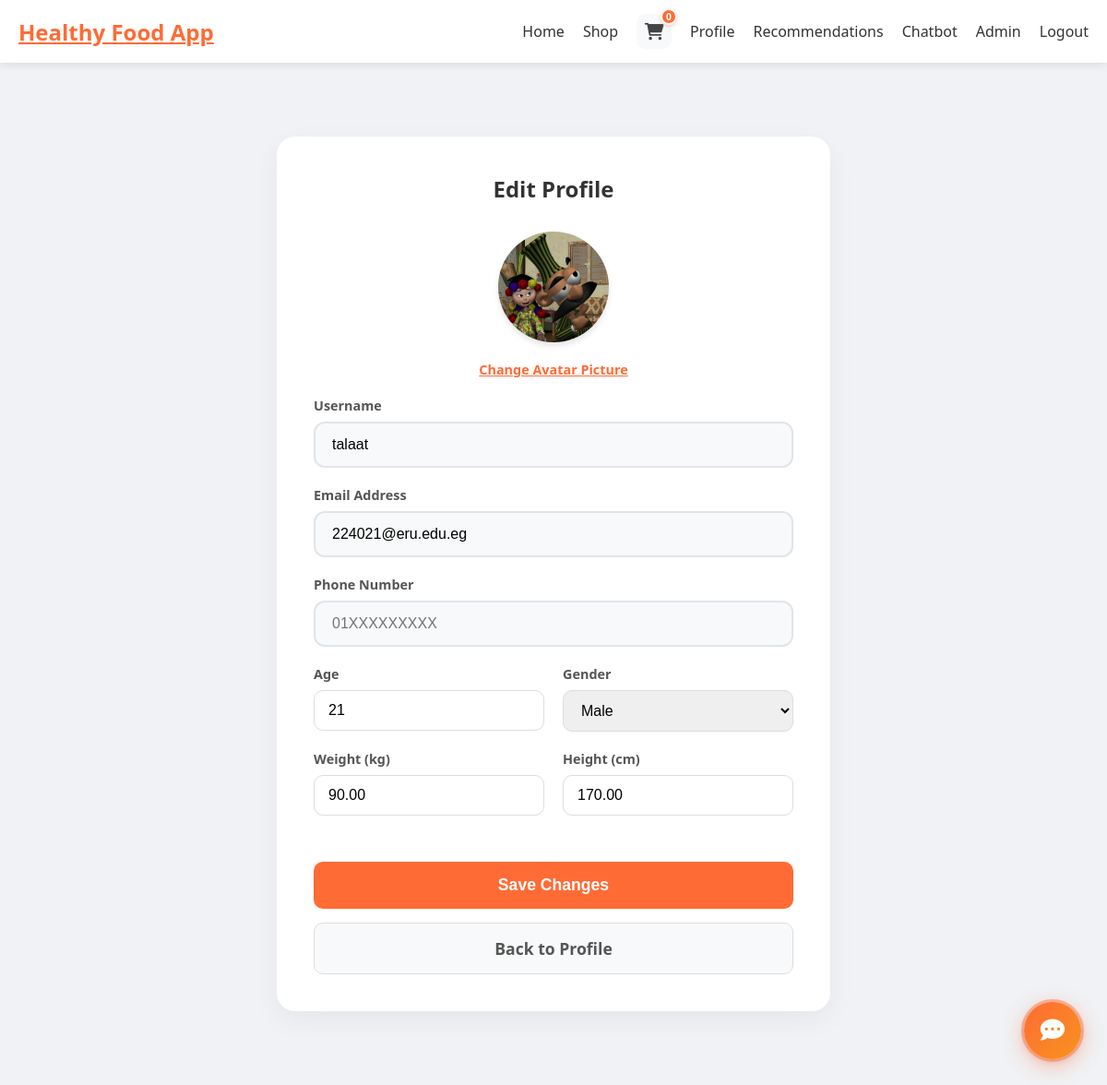
The app's page /edit_profile.php (signed in), older data.
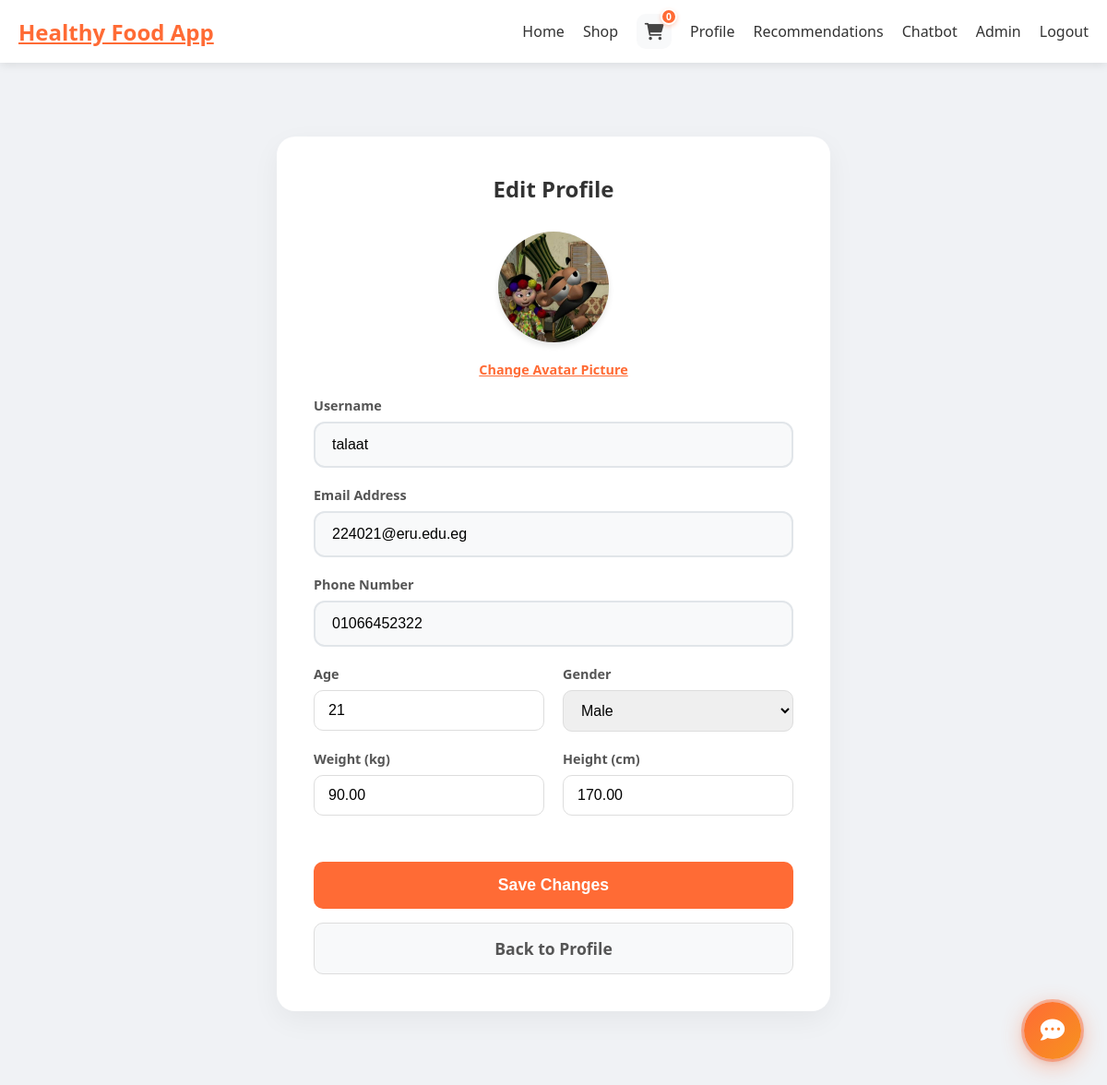
The same page, newer data.
### tables this page shows
CREATE TABLE `user_profiles` (
  `user_id` int(11) NOT NULL,
  `avatar` varchar(255) DEFAULT NULL,
  `age` int(11) DEFAULT NULL,
  `weight` decimal(5,2) DEFAULT NULL,
  `height` decimal(5,2) DEFAULT NULL,
  `gender` varchar(20) DEFAULT NULL
);

CREATE TABLE `users` (
  `id` int(11) NOT NULL,
  `username` varchar(50) NOT NULL,
  `email` varchar(100) NOT NULL,
  `password` varchar(255) NOT NULL,
  `role` enum('customer','admin') NOT NULL DEFAULT 'customer',
  `twofa_method` enum('none','totp','email') NOT NULL DEFAULT 'none',
  `phone` varchar(30) DEFAULT NULL,
  `created_at` datetime NOT NULL DEFAULT current_timestamp(),
  `is_verified` tinyint(1) DEFAULT 0
);

### edit_profile.php (the view, shortened to what this page needs)
<?php
require_once __DIR__ . '/init.php';
$userId = (int) $_SESSION['user_id'];
$stmt = $conn->prepare("SELECT u.id, u.username, u.email, u.phone, p.avatar, p.age, p.weight, p.height, p.gender
                        FROM users u
                        LEFT JOIN user_profiles p ON u.id = p.user_id
                        WHERE u.id = ?");
$stmt->bind_param('i', $userId);
$stmt->execute();
$user = $stmt->get_result()->fetch_assoc();
include __DIR__ . '/header.php';
?>
<div style="background: #f0f2f5; min-height: calc(100vh - 70px); padding: 40px 0;">
    <div class="edit-container">
        <h2>Edit Profile</h2>
        <form method="POST" enctype="multipart/form-data">
            <?php if (!empty($user['avatar']) && $user['avatar'] !== 'assets/images/default_avatar.png'): ?>
                <img src="<?php echo htmlspecialchars($user['avatar']); ?>" alt="Avatar Preview" class="avatar-preview">
            <?php endif; ?>
            <div class="form-group" style="text-align: center;">
                <label for="avatar" style="cursor: pointer; color: #ff6b35; text-decoration: underline;">Change Avatar
                    Picture</label>
            </div>
            <div class="form-group">
                <label for="username">Username</label>
                <input type="text" name="username" id="username" class="form-control"
                    value="<?php echo htmlspecialchars($user['username']); ?>" required>
            </div>
            <div class="form-group">
                <label for="email">Email Address</label>
                <input type="email" name="email" id="email" class="form-control"
                    value="<?php echo htmlspecialchars($user['email']); ?>" required>
            </div>
            <div class="form-group">
                <label for="phone">Phone Number</label>
                <input type="text" name="phone" id="phone" class="form-control"
                    value="<?php echo htmlspecialchars($user['phone'] ?? ''); ?>" minlength="11" maxlength="11"
                    pattern="01[0125][0-9]{8}" placeholder="01XXXXXXXXX">
            </div>
            <div class="row">
                <div class="col form-group">
                    <label for="age">Age</label>
                    <input type="number" name="age" id="age" class="form-control"
                        value="<?php echo htmlspecialchars($user['age'] ?? ''); ?>" min="1" max="150">
                </div>
                <div class="col form-group">
                    <label for="gender">Gender</label>
                    <select name="gender" id="gender" class="form-control">
                        <option value="male" <?php echo ($user['gender'] === 'male') ? 'selected' : ''; ?>>Male</option>
                    </select>
                </div>
            </div>
            <div class="row">
                <div class="col form-group">
                    <label for="weight">Weight (kg)</label>
                    <input type="number" step="0.1" name="weight" id="weight" class="form-control"
                        value="<?php echo htmlspecialchars($user['weight'] ?? ''); ?>">
                </div>
                <div class="col form-group">
                    <label for="height">Height (cm)</label>
                    <input type="number" step="0.1" name="height" id="height" class="form-control"
                        value="<?php echo htmlspecialchars($user['height'] ?? ''); ?>">
                </div>
            </div>
            <button type="submit" class="btn-submit">Save Changes</button>
            <a href="profile.php" class="btn-cancel">Back to Profile</a>
        </form>
    </div>
</div>
</main>
</body>
</html>

Row changes from the older to the newer data that the page shows:
changed through a linked row, user_profiles "Male": phone (not shown) → "01066452322"
